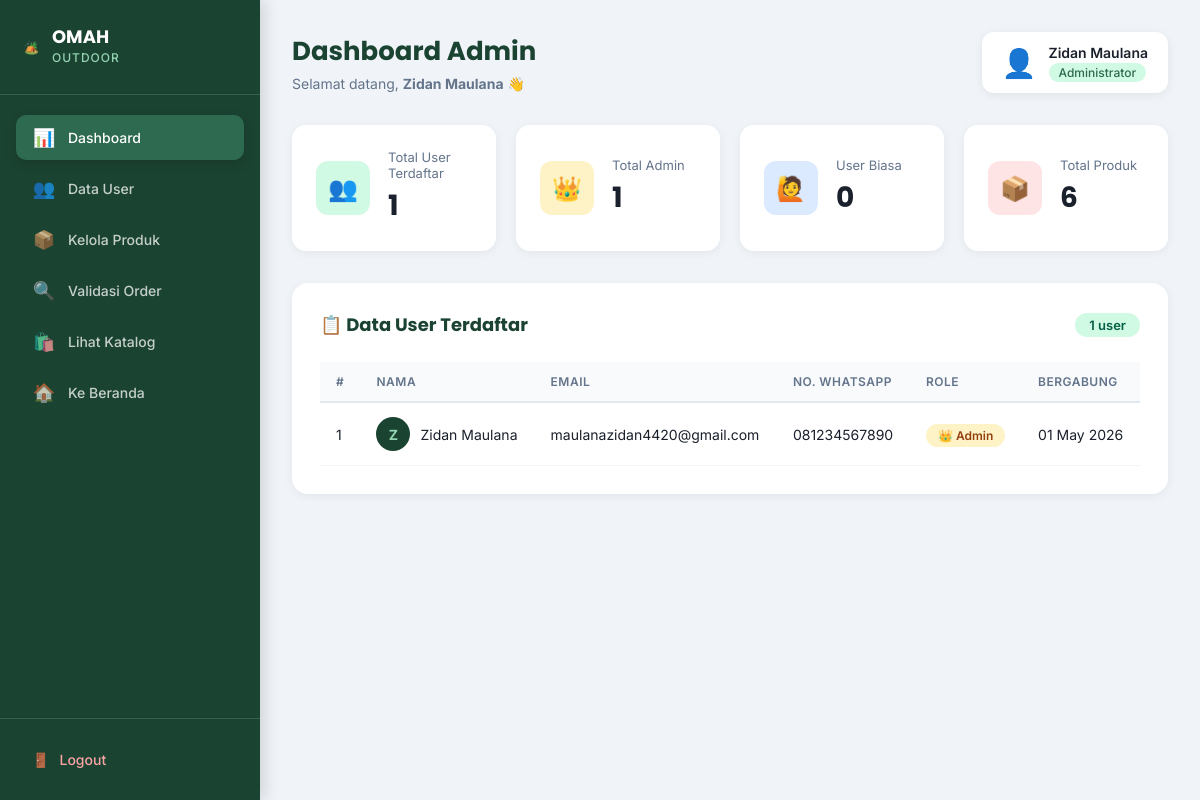
/dashboard_admin.php (signed in), run on the app's committed database.
### tables this page shows
CREATE TABLE `users` (
  `id`         int(11)                      NOT NULL AUTO_INCREMENT,
  `nama`       varchar(100)                 DEFAULT NULL,
  `no_wa`      varchar(20)                  DEFAULT NULL,
  `role`       enum('user','admin')         NOT NULL DEFAULT 'user',
  `email`      varchar(100)                 NOT NULL,
  `password`   varchar(255)                 NOT NULL,
  `created_at` timestamp                    NOT NULL DEFAULT current_timestamp(),
  PRIMARY KEY (`id`),
  UNIQUE KEY `email` (`email`)
);

### dashboard_admin.php (the view, shortened to what this page needs)
<?php
require_once 'koneksi.php';
$query_users = "SELECT * FROM users ORDER BY created_at DESC";
$result_users = mysqli_query($conn, $query_users);
$total_users = mysqli_num_rows($result_users);
$query_produk  = "SELECT COUNT(*) as total FROM produk";
$result_produk_count = mysqli_query($conn, $query_produk);
$row_produk    = mysqli_fetch_assoc($result_produk_count);
$total_produk  = $row_produk['total'];
$query_admin = "SELECT COUNT(*) as total FROM users WHERE role='admin'";
$result_admin = mysqli_query($conn, $query_admin);
$row_admin = mysqli_fetch_assoc($result_admin);
$total_admin = $row_admin['total'];
$total_user_biasa = $total_users - $total_admin;
?>
<!DOCTYPE html>
<html lang="id">
<head>
    <link rel="stylesheet" href="assets/css/admin.css">
</head>
<body class="admin-body">
    <aside class="sidebar">
        <div class="sidebar-brand">
            <span class="brand-icon">🏕️</span>
            <div>
                <h2>OMAH</h2>
                <span>OUTDOOR</span>
            </div>
        </div>
        <nav class="sidebar-nav">
            <a href="dashboard_admin.php" class="nav-item active">
                <span class="nav-icon">📊</span> Dashboard
            </a>
            <a href="#section-users" class="nav-item">
                <span class="nav-icon">👥</span> Data User
            </a>
            <a href="kelola_produk.php" class="nav-item">
                <span class="nav-icon">📦</span> Kelola Produk
            </a>
            <a href="validasi_order.php" class="nav-item">
                <span class="nav-icon">🔍</span> Validasi Order
            </a>
            <a href="katalog.php" class="nav-item">
                <span class="nav-icon">🛍️</span> Lihat Katalog
            </a>
            <a href="index.php" class="nav-item">
                <span class="nav-icon">🏠</span> Ke Beranda
            </a>
        </nav>
        <div class="sidebar-footer">
            <a href="logout.php" class="btn-sidebar-logout">
                <span>🚪</span> Logout
            </a>
        </div>
    </aside>
    <main class="admin-main">
        <header class="admin-topbar">
            <div class="topbar-left">
                <h1 class="page-title">Dashboard Admin</h1>
                <p class="page-subtitle">Selamat datang, <strong><?= htmlspecialchars($_SESSION['nama'] ?? 'Admin') ?></strong> 👋</p>
            </div>
            <div class="topbar-right">
                <div class="admin-badge">
                    <span class="badge-avatar">👤</span>
                    <div>
                        <p class="badge-name"><?= htmlspecialchars($_SESSION['nama'] ?? 'Admin') ?></p>
                        <span class="badge-role">Administrator</span>
                    </div>
                </div>
            </div>
        </header>
        <section class="stats-grid">
            <div class="stat-card">
                <div class="stat-icon" style="background: #d1fae5; color: #065f46;">👥</div>
                <div class="stat-info">
                    <p class="stat-label">Total User Terdaftar</p>
                    <h2 class="stat-value"><?= $total_users ?></h2>
                </div>
            </div>
            <div class="stat-card">
                <div class="stat-icon" style="background: #fef3c7; color: #92400e;">👑</div>
                <div class="stat-info">
                    <p class="stat-label">Total Admin</p>
                    <h2 class="stat-value"><?= $total_admin ?></h2>
                </div>
            </div>
            <div class="stat-card">
                <div class="stat-icon" style="background: #dbeafe; color: #1e40af;">🙋</div>
                <div class="stat-info">
                    <p class="stat-label">User Biasa</p>
                    <h2 class="stat-value"><?= $total_user_biasa ?></h2>
                </div>
            </div>
            <div class="stat-card">
                <div class="stat-icon" style="background: #ffe4e6; color: #9f1239;">📦</div>
                <div class="stat-info">
                    <p class="stat-label">Total Produk</p>
                    <h2 class="stat-value"><?= $total_produk ?></h2>
                </div>
            </div>
        </section>
        <section id="section-users" class="table-section">
            <div class="table-header">
                <h2>📋 Data User Terdaftar</h2>
                <span class="table-count"><?= $total_users ?> user</span>
            </div>
            <div class="table-wrapper">
                <table class="admin-table">
                    <thead>
                        <tr>
                            <th>#</th>
                            <th>Nama</th>
                            <th>Email</th>
                            <th>No. WhatsApp</th>
                            <th>Role</th>
                            <th>Bergabung</th>
                        </tr>
                    </thead>
                    <tbody>
                        <?php
                        $no = 1;
                        mysqli_data_seek($result_users, 0);
                        while ($user = mysqli_fetch_assoc($result_users)) : ?>
                        <tr>
                            <td><?= $no++ ?></td>
                            <td>
                                <div class="user-cell">
                                    <span class="user-avatar"><?= strtoupper(substr($user['nama'] ?? 'U', 0, 1)) ?></span>
                                    <?= htmlspecialchars($user['nama'] ?? '-') ?>
                                </div>
                            </td>
                            <td><?= htmlspecialchars($user['email']) ?></td>
                            <td><?= htmlspecialchars($user['no_wa'] ?? '-') ?></td>
                            <td>
                                <?php if ($user['role'] === 'admin') : ?>
                                    <span class="role-badge admin">👑 Admin</span>
                                <?php else : ?>
                                    <span class="role-badge user">🙋 User</span>
                                <?php endif; ?>
                            </td>
                            <td><?= date('d M Y', strtotime($user['created_at'])) ?></td>
                        </tr>
                        <?php endwhile; ?>
                    </tbody>
                </table>
            </div>
        </section>
    </main>
</body>
</html>

### data on the page
users: nama "Z", nama "Zidan Maulana", email "maulanazidan4420@gmail.com", no_wa "081234567890", role "👑 Admin", created_at "01 May 2026"

### other printed values
$_SESSION['nama'] "Zidan Maulana"
$total_users "1"
$total_admin "1"
$total_user_biasa "0"
$total_produk "6"
